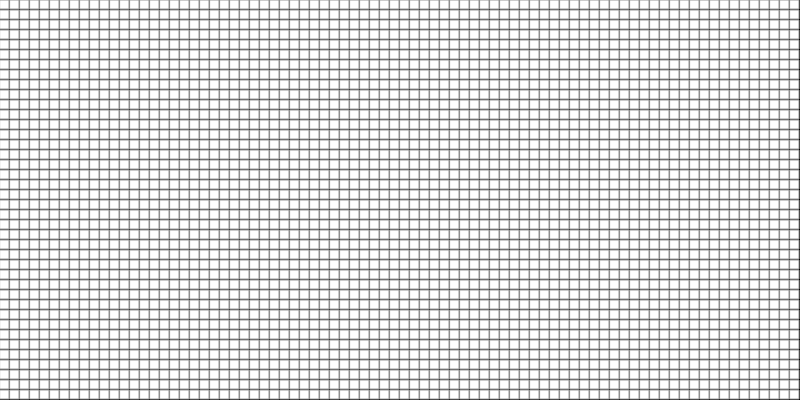
Frame 1 (no input)
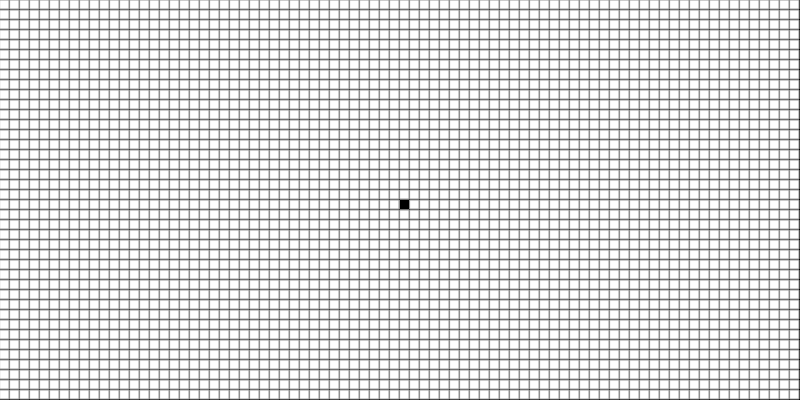
Frame 2 (the mouse pressed at the canvas centre, redrawn once)

The p5.js sketch that drew these frames (run headless with seeded random() and noise() and a simulated clock; the mouse was pressed at the canvas centre and the sketch redrawn once):

// p5.js sketch
// ── sketch.js
// Made by FrappaF
// Libraries from p5.js


function make2DArray(cols, rows) {
  let arr = new Array(cols);
  for (let i = 0; i < arr.length; i++) {
    arr[i] = new Array(rows);
  }
  return arr;
}

let grid;
let next;
let cols;
let rows;
let resolution = 10;
let fps = 10;
let countGen = 0;
let population = 0;
let c = 0;
let x;
let y;


function setup() {

  cnv = createCanvas(800,400);
  cnv.mousePressed(DrawMe);

  var btnClear = createElement("BUTTON");
  btnClear.html("CLEAR");
  btnClear.mousePressed(Clear);

  var btnStart = createElement("BUTTON");
  btnStart.html("START");
  btnStart.mousePressed(Start);

  var btnPause = createElement("BUTTON");
  btnPause.html("PAUSE");
  btnPause.mousePressed(Pause);

  var btnRandom = createElement("BUTTON");
  btnRandom.html("RANDOM");
  btnRandom.mousePressed(Random);

  colorMode(RGB);
  frameRate(fps);

  count = createDiv('');
  
  cols = width / resolution;
  rows = height / resolution;
  
  grid = make2DArray(cols, rows);
  for (let i = 0; i < cols; i++) {
    for (let j = 0; j < rows; j++) {
      grid[i][j] = new Cell(i, j, c, 0);
    }
  }

  next = make2DArray(cols, rows);
  for (let i = 0; i < cols; i++) {
    for (let j = 0; j < rows; j++) {
      next[i][j] = new Cell(i, j, c, floor(random(2)));
    }
  }

  noLoop();
}

function draw() {
  background(0,0,0);

  for(var i = 0; i < cols; i++){
    for(var j = 0; j < rows; j++){
      var tempX = i * resolution;
      var tempY = j * resolution;
      stroke(150);
      fill(255);
      rect(tempX, tempY, resolution - 1, resolution - 1);
    }
  }

   for (let i = 0; i < cols; i++) {
    for (let j = 0; j < rows; j++) {
      let x = i * resolution;
      let y = j * resolution;
      if (grid[i][j].val == 1) {
      	grid[i][j].show(x, y, resolution - 1);  
      }
    }
  }


  for (let i = 0; i < cols; i++) {
    for (let j = 0; j < rows; j++) {
      next[i][j].val = grid[i][j].val;
    }
      
  }

  for (let i = 0; i < cols; i++) {
	    for (let j = 0; j < rows; j++) {
	      let state = grid[i][j].val;
	      let neighbors = countNeighbors(grid, i, j);

	      if (state == 0 && neighbors == 3) {
	        	next[i][j].val = 1;
	        	population += 1;
	      	} else if (state == 1 && (neighbors < 2 || neighbors > 3)) {
	        	next[i][j].val = 0;
	        	population = (population - 1);
	      	} else {
		        next[i][j].val = state;
		        if (grid[i][j].val != 0){
	        		grid[i][j].show(i * resolution, j * resolution, resolution - 1);
	    		}
	      	}
	    }
  	}
  
  countGen += 1;
  count.html("Year  "  + countGen +"&emsp;" +"&emsp;"+ "Population " + population);
   for (let i = 0; i < cols; i++) {
    	for (let j = 0; j < rows; j++) {
      		grid[i][j].val = next[i][j].val;
    	}
	}
}

// function mousePressed(){ 
// 	x = mouseX;
// 	y = mouseY;
// }

function Clear(){
	for (let i = 0; i < cols; i++){
		for(let j = 0; j < rows; j++){
			grid[i][j].val = 0;
		}
	}
  countGen = 0;
	noLoop();
  redraw();
	population = 0;
	
}

function Start(){
	loop();
}

function Pause(){
	noLoop();
}

function Random(){
	population = 0;
	countGen = 0;
	for (let i = 0; i < cols; i++) {
    	for (let j = 0; j < rows; j++) {
      		grid[i][j].val = floor(random(2));
      		if (grid[i][j].val == 1){
        		population += 1;
        	}
        }
  	}
  	redraw();
}

function DrawMe(){
  var xx = cols + 1;
  var yy = rows + 1;

  for (var i = 0; i < cols; i++) {
    for (var j = 0; j < rows; j++) {
      if ((mouseX >= (i * resolution)) && (mouseX < ((i * resolution) + resolution))){
          xx = i;
      }
      if ((mouseY >= (j * resolution)) && (mouseY < ((j * resolution) + resolution))){
        yy = j;
      }
      if ((xx != cols + 1) && (yy != rows + 1)){
        break;
      }
    }   
  }

    grid[xx][yy].val = 1;
    grid[xx][yy].show((xx * resolution), (yy * resolution), resolution -1);
}

function countNeighbors(grid, x, y) {
  let sum = 0;
  for (let i = -1; i < 2; i++) {
    for (let j = -1; j < 2; j++) {
      let col = (x + i + cols) % cols;
      let row = (y + j + rows) % rows;
      sum += grid[col][row].val;
    }
  }
  sum -= grid[x][y].val;
  return sum;
}


// ── Preset.js
function Block() {

	Clear();

	grid[7][7].val = 1;
	grid[7][7].show((7 * resolution) ,(7 * resolution), resolution - 1);
	grid[6][7].val = 1;
	grid[6][7].show((6 * resolution) ,(7 * resolution), resolution - 1);
	grid[7][6].val = 1;
	grid[7][6].show((7 * resolution) ,(6 * resolution), resolution - 1);
	grid[6][6].val = 1;
	grid[6][6].show((6 * resolution) ,(6 * resolution), resolution - 1);

    population = population + 4;

	redraw();
}

function Beehive(){
	Clear();

	grid[7][7].val = 1;
	grid[7][7].show((7 * resolution), (7 * resolution), resolution - 1);
	grid[8][7].val = 1;
	grid[8][7].show((8 * resolution), (7 * resolution), resolution - 1);
	grid[9][8].val = 1;
	grid[9][8].show((9 * resolution), (8 * resolution), resolution - 1);
	grid[8][9].val = 1;
	grid[8][9].show((8 * resolution), (9 * resolution), resolution - 1);
	grid[7][9].val = 1;
	grid[7][9].show((7 * resolution), (9 * resolution), resolution - 1);
	grid[6][8].val = 1;
	grid[6][8].show((6 * resolution), (8 * resolution), resolution - 1);
   
	population = population + 6;

   	redraw();
}

function Loaf(){
	Clear();

	grid[7][7].val = 1;
	grid[7][7].show((7 * resolution), (7 * resolution), resolution - 1);
	grid[8][7].val = 1;
	grid[8][7].show((8 * resolution), (7 * resolution), resolution - 1);
	grid[9][8].val = 1;
	grid[9][8].show((9 * resolution), (8 * resolution), resolution - 1);
	grid[9][9].val = 1;
	grid[9][9].show((9 * resolution), (9 * resolution), resolution - 1);
	grid[8][10].val = 1;
	grid[8][10].show((8 * resolution), (10 * resolution), resolution - 1);
	grid[7][9].val = 1;
	grid[7][9].show((7 * resolution), (9 * resolution), resolution - 1);
	grid[6][8].val = 1;
	grid[6][8].show((6 * resolution), (8 * resolution), resolution - 1);

	population = population + 7;

	redraw();
}

function Boat(){
	Clear();

	grid[7][7].val = 1;
	grid[7][7].show((7 * resolution), (7 * resolution), resolution - 1);
	grid[8][7].val = 1;
	grid[8][7].show((8 * resolution), (7 * resolution), resolution - 1);
	grid[9][8].val = 1;
	grid[9][8].show((9 * resolution), (8 * resolution), resolution - 1);
	grid[8][9].val = 1;
	grid[8][9].show((8 * resolution), (9 * resolution), resolution - 1);
	grid[7][8].val = 1;
	grid[7][8].show((7 * resolution), (8 * resolution), resolution - 1);

	population = population + 5;

	redraw();	
}

function Tub(){
	Clear();

	grid[7][7].val = 1;
	grid[7][7].show((7 * resolution), (7 * resolution), resolution - 1);
	grid[8][8].val = 1;
	grid[8][8].show((8 * resolution), (8 * resolution), resolution - 1);
	grid[7][9].val = 1;
	grid[7][9].show((7 * resolution), (9 * resolution), resolution - 1);
	grid[6][8].val = 1;
	grid[6][8].show((6 * resolution), (8 * resolution), resolution - 1);

	population = population + 4;

	redraw();
}

function Blinker(){
	Clear();

	grid[7][7].val = 1;
	grid[7][7].show((7 * resolution), (7 * resolution), resolution - 1);
	grid[7][8].val = 1;
	grid[7][8].show((7 * resolution), (8 * resolution), resolution - 1);
	grid[7][9].val = 1;
	grid[7][9].show((7 * resolution), (9 * resolution), resolution - 1);

	population = population + 3;

	redraw();
}

function Toad(){
	Clear();

	grid[7][7].val = 1;
	grid[7][7].show((7 * resolution), (7 * resolution), resolution - 1);
	grid[8][7].val = 1;
	grid[8][7].show((8 * resolution), (7 * resolution), resolution - 1);
	grid[9][7].val = 1;
	grid[9][7].show((9 * resolution), (7 * resolution), resolution - 1);
	grid[6][8].val = 1;
	grid[6][8].show((6 * resolution), (8 * resolution), resolution - 1);
	grid[7][8].val = 1;
	grid[7][8].show((7 * resolution), (8 * resolution), resolution - 1);
	grid[8][8].val = 1;
	grid[8][8].show((8 * resolution), (8 * resolution), resolution - 1);

	population = population + 6;

	redraw();
}

function Beacon(){
	Clear();

	grid[7][7].val = 1;
	grid[7][7].show((7 * resolution) ,(7 * resolution), resolution - 1);
	grid[6][7].val = 1;
	grid[6][7].show((6 * resolution) ,(7 * resolution), resolution - 1);
	grid[7][6].val = 1;
	grid[7][6].show((7 * resolution) ,(6 * resolution), resolution - 1);
	grid[6][6].val = 1;
	grid[6][6].show((6 * resolution) ,(6 * resolution), resolution - 1);
	grid[8][8].val = 1;
	grid[8][8].show((8 * resolution) ,(8 * resolution), resolution - 1);
	grid[8][9].val = 1;
	grid[8][9].show((8 * resolution) ,(9 * resolution), resolution - 1);
	grid[9][9].val = 1;
	grid[9][9].show((9 * resolution) ,(9 * resolution), resolution - 1);
	grid[9][8].val = 1;
	grid[9][8].show((9 * resolution) ,(8 * resolution), resolution - 1);

	population = population + 8;

	redraw();
}

function Pulsar(){
	Clear();

//  first block
	grid[7][7].val = 1;
	grid[7][7].show((7 * resolution) ,(7 * resolution), resolution - 1);
	grid[8][7].val = 1;
	grid[8][7].show((8 * resolution) ,(7 * resolution), resolution - 1);
	grid[9][7].val = 1;
	grid[9][7].show((9 * resolution) ,(7 * resolution), resolution - 1);

	grid[10][9].val = 1;
	grid[10][9].show((10 * resolution) ,(9 * resolution), resolution - 1);
	grid[10][10].val = 1;
	grid[10][10].show((10 * resolution) ,(10 * resolution), resolution - 1);
	grid[10][11].val = 1;
	grid[10][11].show((10 * resolution) ,(11 * resolution), resolution - 1);

	grid[7][12].val = 1;
	grid[7][12].show((7 * resolution) ,(12 * resolution), resolution - 1);
	grid[8][12].val = 1;
	grid[8][12].show((8 * resolution) ,(12 * resolution), resolution - 1);
	grid[9][12].val = 1;
	grid[9][12].show((9 * resolution) ,(12 * resolution), resolution - 1);

	grid[5][9].val = 1;
	grid[5][9].show((5 * resolution) ,(9 * resolution), resolution - 1);
	grid[5][10].val = 1;
	grid[5][10].show((5 * resolution) ,(10 * resolution), resolution - 1);
	grid[5][11].val = 1;
	grid[5][11].show((5 * resolution) ,(11 * resolution), resolution - 1);

//  second block
	grid[13][7].val = 1;
	grid[13][7].show((13 * resolution) ,(7 * resolution), resolution - 1);
	grid[14][7].val = 1;
	grid[14][7].show((14 * resolution) ,(7 * resolution), resolution - 1);
	grid[15][7].val = 1;
	grid[15][7].show((15 * resolution) ,(7 * resolution), resolution - 1);

	grid[17][9].val = 1;
	grid[17][9].show((17 * resolution) ,(9 * resolution), resolution - 1);
	grid[17][10].val = 1;
	grid[17][10].show((17 * resolution) ,(10 * resolution), resolution - 1);
	grid[17][11].val = 1;
	grid[17][11].show((17 * resolution) ,(11 * resolution), resolution - 1);

	grid[13][12].val = 1;
	grid[13][12].show((13 * resolution) ,(12 * resolution), resolution - 1);
	grid[14][12].val = 1;
	grid[14][12].show((14 * resolution) ,(12 * resolution), resolution - 1);
	grid[15][12].val = 1;
	grid[15][12].show((15 * resolution) ,(12 * resolution), resolution - 1);

	grid[12][9].val = 1;
	grid[12][9].show((12 * resolution) ,(9 * resolution), resolution - 1);
	grid[12][10].val = 1;
	grid[12][10].show((12 * resolution) ,(10 * resolution), resolution - 1);
	grid[12][11].val = 1;
	grid[12][11].show((12 * resolution) ,(11 * resolution), resolution - 1);

//  third block
	grid[7][14].val = 1;
	grid[7][14].show((7 * resolution) ,(14 * resolution), resolution - 1);
	grid[8][14].val = 1;
	grid[8][14].show((8 * resolution) ,(14 * resolution), resolution - 1);
	grid[9][14].val = 1;
	grid[9][14].show((9 * resolution) ,(14 * resolution), resolution - 1);

	grid[10][15].val = 1;
	grid[10][15].show((10 * resolution) ,(15 * resolution), resolution - 1);
	grid[10][16].val = 1;
	grid[10][16].show((10 * resolution) ,(16 * resolution), resolution - 1);
	grid[10][17].val = 1;
	grid[10][17].show((10 * resolution) ,(17 * resolution), resolution - 1);

	grid[7][19].val = 1;
	grid[7][19].show((7 * resolution) ,(19 * resolution), resolution - 1);
	grid[8][19].val = 1;
	grid[8][19].show((8 * resolution) ,(19 * resolution), resolution - 1);
	grid[9][19].val = 1;
	grid[9][19].show((9 * resolution) ,(19 * resolution), resolution - 1);

	grid[5][15].val = 1;
	grid[5][15].show((5 * resolution) ,(9 * resolution), resolution - 1);
	grid[5][16].val = 1;
	grid[5][16].show((5 * resolution) ,(17 * resolution), resolution - 1);
	grid[5][17].val = 1;
	grid[5][17].show((5 * resolution) ,(17 * resolution), resolution - 1);

//  fourth	block
	grid[13][14].val = 1;
	grid[13][14].show((13 * resolution) ,(14 * resolution), resolution - 1);
	grid[14][14].val = 1;
	grid[14][14].show((14 * resolution) ,(14 * resolution), resolution - 1);
	grid[15][14].val = 1;
	grid[15][14].show((15 * resolution) ,(14 * resolution), resolution - 1);

	grid[17][15].val = 1;
	grid[17][15].show((17 * resolution) ,(9 * resolution), resolution - 1);
	grid[17][16].val = 1;
	grid[17][16].show((17 * resolution) ,(16 * resolution), resolution - 1);
	grid[17][17].val = 1;
	grid[17][17].show((17 * resolution) ,(17 * resolution), resolution - 1);

	grid[13][19].val = 1;
	grid[13][19].show((13 * resolution) ,(19 * resolution), resolution - 1);
	grid[14][19].val = 1;
	grid[14][19].show((14 * resolution) ,(19 * resolution), resolution - 1);
	grid[15][19].val = 1;
	grid[15][19].show((15 * resolution) ,(19 * resolution), resolution - 1);

	grid[12][15].val = 1;
	grid[12][15].show((12 * resolution) ,(15 * resolution), resolution - 1);
	grid[12][16].val = 1;
	grid[12][16].show((12 * resolution) ,(16 * resolution), resolution - 1);
	grid[12][17].val = 1;
	grid[12][17].show((12 * resolution) ,(17 * resolution), resolution - 1);

	population = population + 48;

	redraw();
}
// ── cell.js
function Cell(posx, posy, c, val) {

  
  this.val = val;

  this.posx = posx;
  this.posy = posy;

  this.c = c;

  this.clicked = function() {
    if (this.val == 0) {
      return true;
    } else {
      return false;
    }
  }

  this.show = function(x, y, r, color) {
    var tempColor;
    if(color){
        tempColor = color;
    }
    else{
      tempColor = this.c;
    }
    noStroke();
    fill(tempColor);
    rect(x, y, r, r);
  }

}
